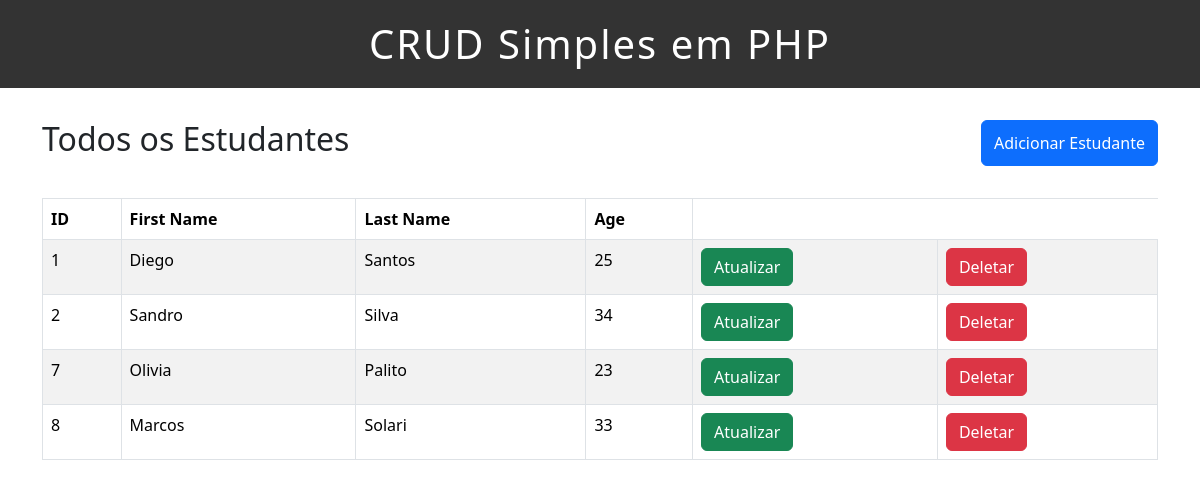
The page / on the database its author committed.
### tables this page shows
CREATE TABLE `estudantes` (
  `id` int(11) NOT NULL,
  `first_name` varchar(255) NOT NULL,
  `last_name` varchar(255) NOT NULL,
  `idade` int(11) NOT NULL
);

### index.php (the view, shortened to what this page needs)
<?php include('connect_php.php');
include('header.php');
?>
<div class="container">
  <div class="subcontainer">
    <h2>Todos os Estudantes</h2>
    <button class="btn btn-primary" data-bs-toggle="modal" data-bs-target="#exampleModal">Adicionar Estudante</button>
  </div>
  <table class="table table-hover table-bordered table-striped">
    <thead>
      <tr>
        <th>ID</th>
        <th>First Name</th>
        <th>Last Name</th>
        <th>Age</th>
      </tr>
    </thead>
    <tbody>
      <?php
      $query = "SELECT * FROM estudantes";
      $result = mysqli_query($connection, $query);
      if (!$result) {
        die("query failed" . mysqli_error($connection));
      } else {
        while ($row = mysqli_fetch_assoc($result)) {
      ?>
          <tr>
            <td><?php echo $row['id'] ?></td>
            <td><?php echo $row['first_name'] ?></td>
            <td><?php echo $row['last_name'] ?></td>
            <td><?php echo $row['idade'] ?></td>
            <td><a href="update_page1.php?id=<?php echo $row['id'] ?>" class="btn btn-success">Atualizar</a></td>
            <td><a href="delete_page.php?id=<?php echo $row['id'] ?>" class="btn btn-danger">Deletar</a></td>
          </tr>
      <?php
        }
      }
      ?>
    </tbody>
  </table>
</div>
</body>
</html>

### header.php (shortened to what this page needs)
<!DOCTYPE html>
<html lang="pt-br">
<head>
  <link rel="stylesheet" href="css/bootstrap.css">
  <link rel="stylesheet" href="main.css">
</head>
<body>
  <h1 id="mainTitle">CRUD Simples em PHP</h1>

### main.css (style rules this page uses)
#mainTitle { text-align: center; background-color: #333; color: #fff; padding: 20px; letter-spacing: 2px; font-weight: 500; }
.subcontainer { display: flex; justify-content: space-between; margin: 2rem 0 2rem 0; }

### rows shown on the page
estudantes: id "1", first_name "Diego", last_name "Santos", idade "25"
estudantes: id "2", first_name "Sandro", last_name "Silva", idade "34"
estudantes: id "7", first_name "Olivia", last_name "Palito", idade "23"
estudantes: id "8", first_name "Marcos", last_name "Solari", idade "33"
